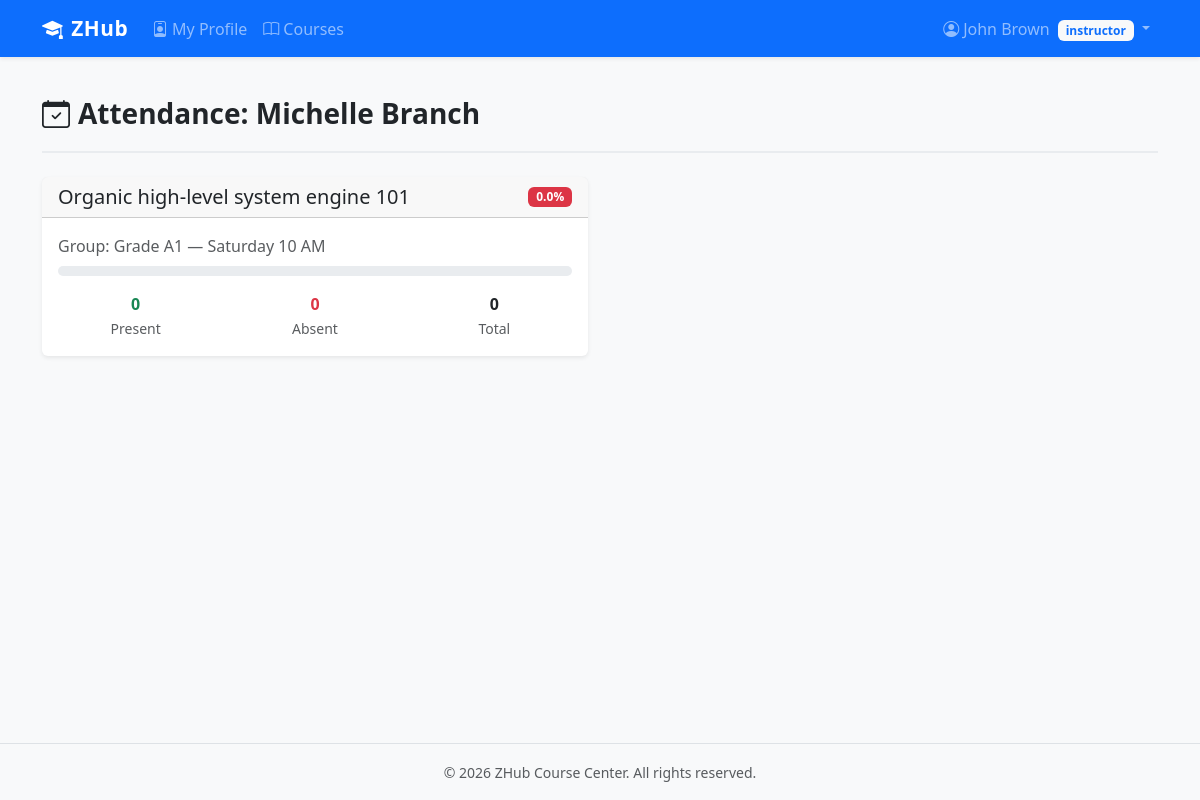
Screenshot of /attendance/student/8 (signed in) with the database file from the repository.
### website/models.py (models this page shows, shortened)
class User(UserMixin, db.Model):
    __tablename__ = 'users'
    id = db.Column(db.Integer, primary_key=True)
    email = db.Column(db.String(150), unique=True, nullable=False, index=True)
    password_hash = db.Column(db.String(256), nullable=False)
    role = db.Column(db.String(20), nullable=False, default='student')  # admin / instructor / student
    first_name = db.Column(db.String(100), nullable=False)
    last_name = db.Column(db.String(100), nullable=False)
    phone = db.Column(db.String(20))
    is_active = db.Column(db.Boolean, default=True)
    created_at = db.Column(db.DateTime, default=lambda: datetime.now(timezone.utc))
    student = db.relationship('Student', backref='user', uselist=False, cascade='all, delete-orphan')
    instructor = db.relationship('Instructor', backref='user', uselist=False, cascade='all, delete-orphan')
    @property
    def full_name(self):
        return f'{self.first_name} {self.last_name}'

class Course(db.Model):
    __tablename__ = 'courses'
    id = db.Column(db.Integer, primary_key=True)
    name = db.Column(db.String(200), nullable=False)
    description = db.Column(db.Text)
    level = db.Column(db.String(50))  # beginner / intermediate / advanced
    duration_weeks = db.Column(db.Integer)
    reservation_fee = db.Column(db.Float, default=0.0)
    course_fee = db.Column(db.Float, default=0.0)
    certificate_fee = db.Column(db.Float, default=0.0)
    is_active = db.Column(db.Boolean, default=True)
    created_at = db.Column(db.DateTime, default=lambda: datetime.now(timezone.utc))
    start_date = db.Column(db.Date, nullable=True)
    end_date = db.Column(db.Date, nullable=True)
    total_hours = db.Column(db.Float, nullable=True)
    num_sessions = db.Column(db.Integer, nullable=True)
    groups = db.relationship('Group', backref='course', lazy='dynamic', cascade='all, delete-orphan')
    enrollments = db.relationship('Enrollment', backref='course', lazy='dynamic', cascade='all, delete-orphan')
    ratings = db.relationship('CourseRating', backref='course', lazy='dynamic', cascade='all, delete-orphan')
    schedules = db.relationship('CourseSchedule', backref='course', lazy='dynamic', cascade='all, delete-orphan')

class Group(db.Model):
    __tablename__ = 'groups'
    id = db.Column(db.Integer, primary_key=True)
    course_id = db.Column(db.Integer, db.ForeignKey('courses.id'), nullable=False)
    instructor_id = db.Column(db.Integer, db.ForeignKey('instructors.id'), nullable=True)
    name = db.Column(db.String(100), nullable=False)
    schedule_day = db.Column(db.String(20))   # e.g. "Saturday"
    schedule_time = db.Column(db.String(20))  # e.g. "10:00 AM"
    max_capacity = db.Column(db.Integer, default=30)
    is_active = db.Column(db.Boolean, default=True)
    enrollments = db.relationship('Enrollment', backref='group', lazy='dynamic')
    attendance_records = db.relationship('Attendance', backref='group', lazy='dynamic')

### website/attendance/routes.py (the view)
@attendance_bp.route('/student/<int:student_id>')
@role_required('admin', 'instructor', 'student')
def student_summary(student_id):
    from ..models import Student
    student = Student.query.get_or_404(student_id)
    if current_user.role == 'student':
        if not current_user.student or current_user.student.id != student_id:
            flash('Access denied.', 'danger')
            return redirect(url_for('auth.home'))
    enrollments = student.enrollments.filter_by(status='active').all()
    summary = []
    for enrollment in enrollments:
        summary.append({
            'enrollment': enrollment,
            'course': enrollment.course,
            'group': enrollment.group,
            'percentage': get_attendance_percentage(enrollment),
            'total': enrollment.attendance_records.count(),
            'present': enrollment.attendance_records.filter_by(status='present').count(),
        })
    return render_template('attendance/summary.html', student=student, summary=summary)

### website/utils.py (called while the page is built)
def role_required(*roles):
    def decorator(f):
        @wraps(f)
        @login_required
        def decorated_function(*args, **kwargs):
            if current_user.role not in roles:
                abort(403)
            return f(*args, **kwargs)
        return decorated_function
    return decorator

def get_attendance_percentage(enrollment):
    total = enrollment.attendance_records.count()
    if total == 0:
        return 0.0
    present = enrollment.attendance_records.filter_by(status='present').count()
    return round((present / total) * 100, 1)

### website/templates/attendance/summary.html (shortened to what this page needs)
{% extends "base.html" %}
{% block content %}
<div class="page-header">
    <h1><i class="bi bi-calendar-check me-2"></i>Attendance: {{ student.user.full_name }}</h1>
</div>
{% if summary %}
<div class="row g-4">
    {% for item in summary %}
    <div class="col-md-6">
        <div class="card">
            <div class="card-header d-flex justify-content-between align-items-center">
                <h5 class="mb-0">{{ item.course.name }}</h5>
                <span class="badge bg-{{ 'success' if item.percentage >= 75 else ('warning' if item.percentage >= 50 else 'danger') }}">
                    {{ item.percentage }}%
                </span>
            </div>
            <div class="card-body">
                <p class="text-muted mb-2">Group: {{ item.group.name }} — {{ item.group.schedule_day }} {{ item.group.schedule_time }}</p>
                <div class="progress mb-3" style="height: 10px;">
                </div>
                <div class="row text-center">
                    <div class="col">
                        <div class="fw-bold text-success">{{ item.present }}</div>
                        <small class="text-muted">Present</small>
                    </div>
                    <div class="col">
                        <div class="fw-bold text-danger">{{ item.total - item.present }}</div>
                        <small class="text-muted">Absent</small>
                    </div>
                    <div class="col">
                        <div class="fw-bold">{{ item.total }}</div>
                        <small class="text-muted">Total</small>
                    </div>
                </div>
            </div>
        </div>
    </div>
    {% endfor %}
</div>
{% else %}
<div class="empty-state">
    <i class="bi bi-calendar-x"></i>
    <p>No attendance records found.</p>
</div>
{% endif %}
{% endblock %}

### website/templates/base.html (shortened to what this page needs)
<!DOCTYPE html>
<html lang="en">
<head>
    <link href="https://cdn.jsdelivr.net/npm/bootstrap@5.3.3/dist/css/bootstrap.min.css" rel="stylesheet">
    <link href="https://cdn.jsdelivr.net/npm/bootstrap-icons@1.11.3/font/bootstrap-icons.min.css" rel="stylesheet">
    <link href="{{ url_for('static', filename='css/style.css') }}" rel="stylesheet">
</head>
<body>
    <nav class="navbar navbar-expand-lg navbar-dark bg-primary shadow-sm">
        <div class="container">
            <a class="navbar-brand fw-bold" href="{{ url_for('auth.home') }}">
                <i class="bi bi-mortarboard-fill me-2"></i>ZHub
            </a>
            <div class="collapse navbar-collapse" id="mainNav">
                {% if current_user.is_authenticated %}
                <ul class="navbar-nav me-auto">
                    {% if current_user.role == 'instructor' %}
                    <li class="nav-item">
                        <a class="nav-link" href="{{ url_for('instructors.profile') }}">
                            <i class="bi bi-person-badge me-1"></i>My Profile
                        </a>
                    </li>
                    <li class="nav-item">
                        <a class="nav-link" href="{{ url_for('courses.list_courses') }}">
                            <i class="bi bi-book me-1"></i>Courses
                        </a>
                    </li>
                    {% endif %}
                </ul>
                <ul class="navbar-nav">
                    <li class="nav-item dropdown">
                        <a class="nav-link dropdown-toggle" href="#" data-bs-toggle="dropdown">
                            <i class="bi bi-person-circle me-1"></i>{{ current_user.full_name }}
                            <span class="badge bg-light text-primary ms-1">{{ current_user.role }}</span>
                        </a>
                    </li>
                </ul>
                {% endif %}
            </div>
        </div>
    </nav>
    <main class="container py-4">
        {% block content %}{% endblock %}
    </main>
    <footer class="bg-light text-center text-muted py-3 mt-auto border-top">
        <div class="container">
            <small>&copy; 2026 ZHub Course Center. All rights reserved.</small>
        </div>
    </footer>
</body>
</html>

### website/static/css/style.css (style rules this page uses)
body { min-height: 100vh; display: flex; flex-direction: column; background-color: #f8f9fa; }
main { flex: 1; }
.navbar-brand { font-size: 1.3rem; letter-spacing: 0.5px; }
.card { border: none; box-shadow: 0 0.125rem 0.25rem rgba(0, 0, 0, 0.075); transition: box-shadow 0.2s ease; }
.page-header { margin-bottom: 1.5rem; padding-bottom: 0.75rem; border-bottom: 2px solid #e9ecef; }
.page-header h1 { font-size: 1.75rem; font-weight: 700; color: #212529; }

### rows the page displays
User: full_name "John Brown", role "instructor"
User: user.full_name "Michelle Branch"
Course: course.name "Organic high-level system engine 101"
Group: group.name "Grade A1", group.schedule_day "Saturday", group.schedule_time "10 AM"

### other values shown
{{ item.percentage }} "0.0"
{{ item.present }} "0"
{{ item.total - item.present }} "0"
{{ item.total }} "0"
